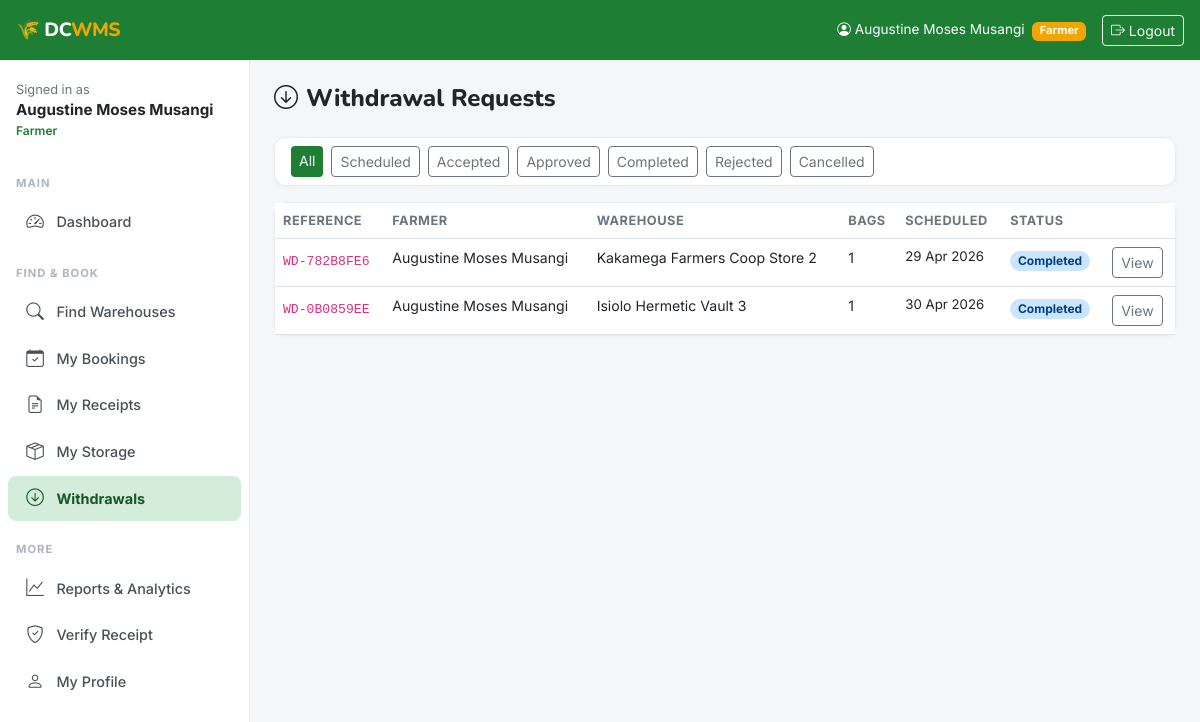
The app's page /withdrawals/ (signed in) with its own data.
### accounts/models.py (models this page shows, shortened)
class User(AbstractUser):
    ROLE_FARMER = 'farmer'
    ROLE_OPERATOR = 'operator'
    ROLE_ADMIN = 'admin'
    ROLE_CHOICES = [
        (ROLE_FARMER, 'Farmer'),
        (ROLE_OPERATOR, 'Warehouse Operator'),
        (ROLE_ADMIN, 'Admin'),
    ]
    role = models.CharField(max_length=20, choices=ROLE_CHOICES, default=ROLE_FARMER)
    phone_number = models.CharField(max_length=15, blank=True)
    national_id = models.CharField(max_length=20, blank=True, unique=True, null=True)
    county = models.CharField(max_length=100, blank=True)
    sub_county = models.CharField(max_length=100, blank=True)
    village = models.CharField(max_length=100, blank=True)
    profile_photo = models.ImageField(upload_to='profiles/', blank=True, null=True)
    is_verified = models.BooleanField(default=False)
    created_at = models.DateTimeField(auto_now_add=True)
    updated_at = models.DateTimeField(auto_now=True)
    class Meta:
        verbose_name = 'User'
        verbose_name_plural = 'Users'
    @property
    def is_farmer(self):
        return self.role == self.ROLE_FARMER
    @property
    def is_operator(self):
        return self.role == self.ROLE_OPERATOR
    @property
    def is_admin_user(self):
        return self.role == self.ROLE_ADMIN or self.is_superuser

### withdrawals/models.py (models this page shows, shortened)
class Withdrawal(models.Model):
    STATUS_SCHEDULED = 'scheduled'
    STATUS_ACCEPTED = 'accepted'
    STATUS_APPROVED = 'approved'
    STATUS_COMPLETED = 'completed'
    STATUS_REJECTED = 'rejected'
    STATUS_CANCELLED = 'cancelled'
    STATUS_CHOICES = [
        (STATUS_SCHEDULED, 'Scheduled'),
        (STATUS_ACCEPTED, 'Accepted'),
        (STATUS_APPROVED, 'Approved'),
        (STATUS_COMPLETED, 'Completed'),
        (STATUS_REJECTED, 'Rejected'),
        (STATUS_CANCELLED, 'Cancelled'),
    ]
    withdrawal_reference = models.UUIDField(default=uuid.uuid4, editable=False, unique=True)
    farmer = models.ForeignKey(
        settings.AUTH_USER_MODEL, on_delete=models.CASCADE,
        related_name='withdrawals', limit_choices_to={'role': 'farmer'}
    )
    warehouse = models.ForeignKey('warehouses.Warehouse', on_delete=models.CASCADE, related_name='withdrawals')
    inventory_record = models.ForeignKey('inventory.InventoryRecord', on_delete=models.CASCADE, related_name='withdrawals')
    booking = models.ForeignKey('bookings.Booking', on_delete=models.CASCADE, related_name='withdrawals')
    bags_to_withdraw = models.IntegerField(validators=[MinValueValidator(1)])
    mt_to_withdraw = models.DecimalField(max_digits=8, decimal_places=3)
    scheduled_date = models.DateField()
    actual_withdrawal_date = models.DateField(null=True, blank=True)
    status = models.CharField(max_length=20, choices=STATUS_CHOICES, default=STATUS_SCHEDULED)
    farmer_notes = models.TextField(blank=True)
    operator_notes = models.TextField(blank=True, null=True)
    rejection_reason = models.TextField(blank=True, null=True)
    accepted_by = models.ForeignKey(settings.AUTH_USER_MODEL, on_delete=models.SET_NULL, null=True, blank=True, related_name='accepted_withdrawals')
    accepted_at = models.DateTimeField(null=True, blank=True)
    created_at = models.DateTimeField(auto_now_add=True)
    updated_at = models.DateTimeField(auto_now=True)
    class Meta:
        ordering = ['-created_at']
    @property
    def withdrawal_ref_short(self):
        return f"WD-{str(self.withdrawal_reference)[:8].upper()}"

### warehouses/models.py (models this page shows, shortened)
class Warehouse(models.Model):
    operator = models.ForeignKey(
        settings.AUTH_USER_MODEL,
        on_delete=models.CASCADE,
        related_name='warehouses',
        limit_choices_to={'role': 'operator'}
    )
    name = models.CharField(max_length=200)
    registration_number = models.CharField(max_length=50, unique=True, blank=True)
    county = models.CharField(max_length=100, choices=COUNTY_CHOICES)
    sub_county = models.CharField(max_length=100)
    village = models.CharField(max_length=100, blank=True)
    physical_address = models.TextField()
    latitude = models.DecimalField(max_digits=9, decimal_places=6, null=True, blank=True)
    longitude = models.DecimalField(max_digits=9, decimal_places=6, null=True, blank=True)
    total_capacity_mt = models.DecimalField(
        max_digits=10, decimal_places=2,
        validators=[MinValueValidator(0.01)],
        help_text="Total capacity in metric tonnes"
    )
    available_capacity_mt = models.DecimalField(
        max_digits=10, decimal_places=2,
        validators=[MinValueValidator(0)],
        help_text="Currently available capacity in metric tonnes"
    )
    storage_type = models.CharField(max_length=20, choices=STORAGE_TYPE_CHOICES, default='bagged')
    certification_status = models.CharField(max_length=20, choices=CERTIFICATION_CHOICES, default='wrsc')
    certification_expiry = models.DateField(null=True, blank=True)
    has_pest_control = models.BooleanField(default=True)
    has_moisture_control = models.BooleanField(default=False)
    has_security = models.BooleanField(default=True)
    has_fumigation = models.BooleanField(default=False)
    accepts_wrs = models.BooleanField(default=True, verbose_name="Accepts WRS Receipts")
    contact_phone = models.CharField(max_length=15)
    contact_email = models.EmailField(blank=True)
    storage_fee_per_bag_month = models.DecimalField(
        max_digits=8, decimal_places=2, default=50.00,
        help_text="KES per 90kg bag per month"
    )
    is_active = models.BooleanField(default=True)
    created_at = models.DateTimeField(auto_now_add=True)
    updated_at = models.DateTimeField(auto_now=True)
    class Meta:
        ordering = ['-created_at']
        verbose_name = 'Warehouse'
        verbose_name_plural = 'Warehouses'

### withdrawals/views.py (the view)
# urls.py: path('', views.withdrawal_list, name='list'),
@login_required
def withdrawal_list(request):
    user = request.user
    if user.is_farmer:
        withdrawals = Withdrawal.objects.filter(farmer=user).order_by('-created_at')
    elif user.is_operator:
        withdrawals = Withdrawal.objects.filter(warehouse__operator=user).order_by('-created_at')
    else:
        withdrawals = Withdrawal.objects.all().order_by('-created_at')
    status_filter = request.GET.get('status', '')
    if status_filter:
        withdrawals = withdrawals.filter(status=status_filter)
    return render(request, 'withdrawals/list.html', {
        'withdrawals': withdrawals,
        'STATUS_CHOICES': Withdrawal.STATUS_CHOICES,
        'status_filter': status_filter,
    })

### templates/withdrawals/list.html (shortened to what this page needs)
{% extends 'base.html' %}
{% block content %}
<h4 class="mb-4" style="font-family:'Nunito',sans-serif;font-weight:800;"><i class="bi bi-arrow-down-circle me-2"></i>Withdrawal Requests</h4>
<div class="card mb-3">
  <div class="card-body py-2">
    <div class="d-flex gap-2 flex-wrap">
      <a href="?" class="btn btn-sm {% if not status_filter %}btn-green{% else %}btn-outline-secondary{% endif %}">All</a>
      {% for val,label in STATUS_CHOICES %}
        <a href="?status={{ val }}" class="btn btn-sm {% if status_filter == val %}btn-green{% else %}btn-outline-secondary{% endif %}">{{ label }}</a>
      {% endfor %}
    </div>
  </div>
</div>
<div class="card">
  <div class="card-body p-0">
    {% if withdrawals %}
    <div class="table-responsive">
      <table class="table mb-0">
        <thead><tr><th>Reference</th><th>Farmer</th><th>Warehouse</th><th>Bags</th><th>Scheduled</th><th>Status</th><th></th></tr></thead>
        <tbody>
          {% for w in withdrawals %}
          <tr>
            <td><code style="font-size:.82rem;">{{ w.withdrawal_ref_short }}</code></td>
            <td style="font-size:.88rem;">{{ w.farmer.get_full_name }}</td>
            <td style="font-size:.88rem;">{{ w.warehouse.name }}</td>
            <td style="font-size:.88rem;">{{ w.bags_to_withdraw }}</td>
            <td style="font-size:.83rem;">{{ w.scheduled_date|date:"d M Y" }}</td>
            <td><span class="badge badge-{{ w.status }} rounded-pill">{{ w.get_status_display }}</span></td>
            <td><a href="{% url 'withdrawals:detail' w.pk %}" class="btn btn-sm btn-outline-secondary">
              {% if user.is_operator and w.status == 'pending' %}Process{% else %}View{% endif %}
            </a></td>
          </tr>
          {% endfor %}
        </tbody>
      </table>
    </div>
    {% else %}
      <div class="text-center py-5 text-muted">
        <i class="bi bi-truck" style="font-size:2.5rem;display:block;margin-bottom:.5rem;"></i>
        No withdrawal requests yet.
      </div>
    {% endif %}
  </div>
</div>
{% endblock %}

### templates/base.html (shortened to what this page needs)
<!DOCTYPE html>
<html lang="en">
<head>
  <link href="https://cdn.jsdelivr.net/npm/bootstrap@5.3.0/dist/css/bootstrap.min.css" rel="stylesheet">
  <link href="https://cdn.jsdelivr.net/npm/bootstrap-icons@1.11.0/font/bootstrap-icons.css" rel="stylesheet">
</head>
<body>
<div class="topbar">
  <a href="{% url 'dashboard:home' %}" class="brand">🌾 DC<span>WMS</span></a>
  <div class="topbar-right">
    {% if user.is_authenticated %}
      <span class="d-none d-md-inline" style="font-size:.85rem;">
        <i class="bi bi-person-circle me-1"></i>{{ user.get_full_name|default:user.username }}
        <span class="badge ms-1" style="background:var(--amber);font-size:.7rem;">{{ user.get_role_display }}</span>
      </span>
      <a href="{% url 'accounts:logout' %}" class="btn btn-sm btn-outline-light">
        <i class="bi bi-box-arrow-right"></i> <span class="d-none d-md-inline">Logout</span>
      </a>
    {% else %}
      <a href="{% url 'accounts:login' %}" class="btn btn-sm btn-outline-light">Login</a>
    {% endif %}
  </div>
</div>
{% if user.is_authenticated %}
<nav class="sidebar" id="sidebar">
  <div class="p-3 mt-1">
    <div style="font-size:.8rem;color:#6c757d;">Signed in as</div>
    <div style="font-weight:700;font-size:.95rem;">{{ user.get_full_name|default:user.username }}</div>
    <div style="font-size:.75rem;color:var(--green-primary);font-weight:600;">{{ user.get_role_display }}</div>
  </div>
  <div class="nav-label">Main</div>
  <a href="{% url 'dashboard:home' %}" class="nav-link {% if request.resolver_match.namespace == 'dashboard' %}active{% endif %}">
    <i class="bi bi-speedometer2"></i> Dashboard
  </a>
  {% if user.is_farmer or user.is_admin_user %}
  <div class="nav-label">Find & Book</div>
  <a href="{% url 'warehouses:finder' %}" class="nav-link {% if request.resolver_match.namespace == 'warehouses' and 'finder' in request.path %}active{% endif %}">
    <i class="bi bi-search"></i> Find Warehouses
  </a>
  <a href="{% url 'bookings:list' %}" class="nav-link {% if request.resolver_match.namespace == 'bookings' %}active{% endif %}">
    <i class="bi bi-calendar-check"></i> My Bookings
  </a>
  <a href="{% url 'receipts:list' %}" class="nav-link {% if request.resolver_match.namespace == 'receipts' %}active{% endif %}">
    <i class="bi bi-file-earmark-text"></i> My Receipts
  </a>
  <a href="{% url 'inventory:list' %}" class="nav-link {% if request.resolver_match.namespace == 'inventory' %}active{% endif %}">
    <i class="bi bi-box-seam"></i> My Storage
  </a>
  <a href="{% url 'withdrawals:list' %}" class="nav-link {% if request.resolver_match.namespace == 'withdrawals' %}active{% endif %}">
    <i class="bi bi-arrow-down-circle"></i> Withdrawals
  </a>
  {% endif %}
  <div class="nav-label">More</div>
  <a href="{% url 'reports:home' %}" class="nav-link {% if request.resolver_match.namespace == 'reports' %}active{% endif %}">
    <i class="bi bi-graph-up"></i> Reports & Analytics
  </a>
  <a href="{% url 'receipts:verify' %}" class="nav-link">
    <i class="bi bi-shield-check"></i> Verify Receipt
  </a>
  <a href="{% url 'accounts:profile' %}" class="nav-link">
    <i class="bi bi-person"></i> My Profile
  </a>
</nav>
{% endif %}
<main class="main-content {% if not user.is_authenticated %}ms-0{% endif %}">
  {% block content %}{% endblock %}
</main>
</body>
</html>

### templates/base.html (style rules this page uses)
:root { --green-primary: #1e7e34; --green-dark: #155724; --green-light: #d4edda; --amber: #f0a500; --amber-light: #fff3cd; --sidebar-w: 250px; --topbar-h: 60px; }
body { font-family: 'Inter', sans-serif; background: #f4f6f9; }
h1,h2,h3,h4,h5,h6,.brand { font-family: 'Nunito', sans-serif; }
.topbar { position: fixed; top: 0; left: 0; right: 0; height: var(--topbar-h); background: var(--green-primary); color: #fff; z-index: 1040; display: flex; align-items: center; padding: 0 1rem; gap: .75rem; }
.topbar .brand { font-weight: 800; font-size: 1.2rem; letter-spacing: -.5px; color: #fff; text-decoration: none; }
.topbar .brand span { color: var(--amber); }
.topbar-right { margin-left: auto; display: flex; align-items: center; gap: 1rem; }
.sidebar { position: fixed; top: var(--topbar-h); left: 0; bottom: 0; width: var(--sidebar-w); background: #fff; border-right: 1px solid #e9ecef; overflow-y: auto; z-index: 1030; transition: transform .3s ease; }
.sidebar .nav-label { font-size: .7rem; font-weight: 700; color: #adb5bd; text-transform: uppercase; letter-spacing: 1px; padding: 1.2rem 1rem .4rem; }
.sidebar .nav-link { color: #495057; padding: .6rem 1rem; display: flex; align-items: center; gap: .65rem; border-radius: 8px; margin: 1px 8px; font-size: .9rem; font-weight: 500; }
.sidebar .nav-link:hover, .sidebar .nav-link.active { background: var(--green-light); color: var(--green-dark); font-weight: 700; }
.sidebar .nav-link i { font-size: 1.1rem; width: 22px; text-align: center; }
.main-content { margin-left: var(--sidebar-w); padding-top: calc(var(--topbar-h) + 1.5rem); padding-right: 1.5rem; padding-left: 1.5rem; padding-bottom: 2rem; min-height: 100vh; }
.card { border: 1px solid #e9ecef; border-radius: 12px; box-shadow: 0 1px 4px rgba(0,0,0,.04); }
.badge-completed { background: #cce5ff; color: #004085; }
.btn-green { background: var(--green-primary); color: #fff; border: none; }
.table th { font-size: .8rem; text-transform: uppercase; letter-spacing: .5px; color: #6c757d; }

### records on screen
User: get_full_name "Augustine Moses Musangi", role "Farmer"
Withdrawal: withdrawal_ref_short "WD-782B8FE6", farmer.get_full_name "Augustine Moses Musangi", warehouse.name "Kakamega Farmers Coop Store 2", bags_to_withdraw "1", scheduled_date "29 Apr 2026", status "Completed"
Withdrawal: withdrawal_ref_short "WD-0B0859EE", farmer.get_full_name "Augustine Moses Musangi", warehouse.name "Isiolo Hermetic Vault 3", bags_to_withdraw "1", scheduled_date "30 Apr 2026", status "Completed"

### other values on screen
{{ label }} "Scheduled" "Accepted" "Approved" "Completed" "Rejected" "Cancelled"
